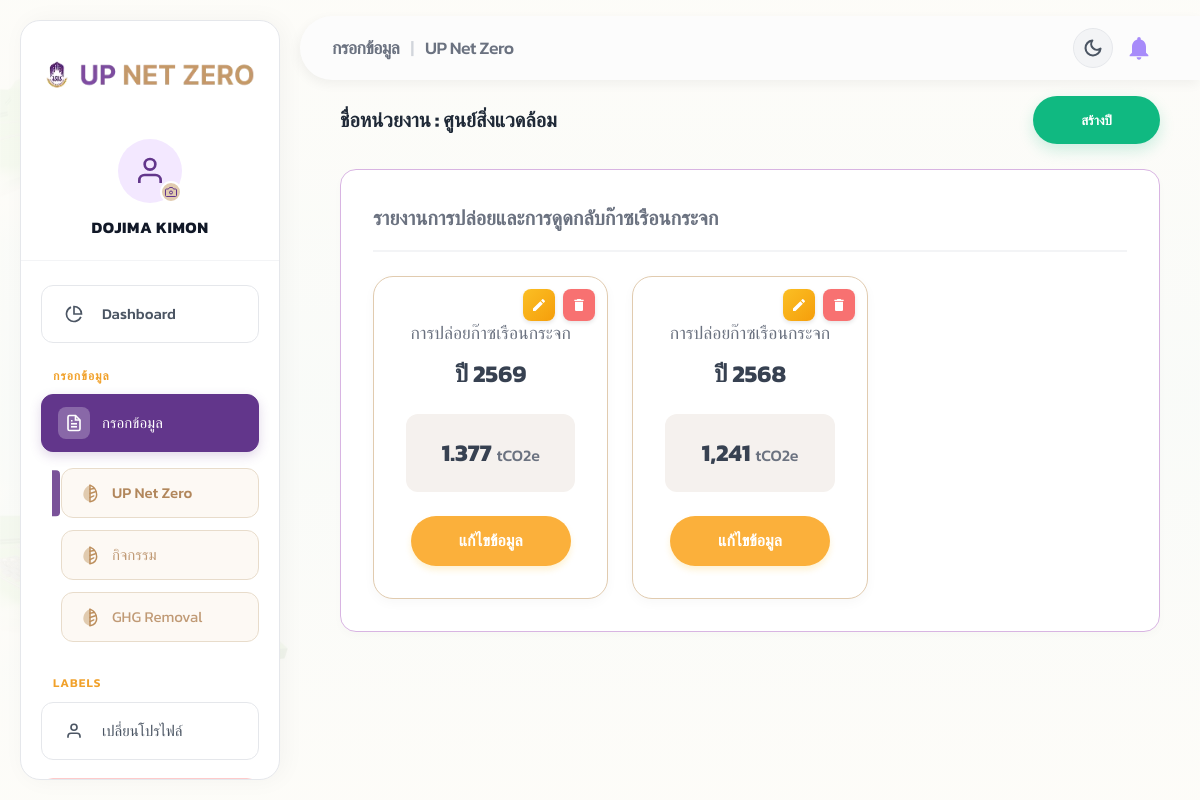
Screenshot of /officer/items.php (signed in) with the database file from the repository.
### tables this page shows
CREATE TABLE `admin_year` (
  `id` int(11) NOT NULL AUTO_INCREMENT,
  `year` int(11) NOT NULL,
  `created_at` timestamp NULL DEFAULT current_timestamp(),
  PRIMARY KEY (`id`),
  UNIQUE KEY `uniq_year` (`year`)
);

### config/db.php (called while the page is built, shortened)
<?php
if (!function_exists('asset_v')) {
    function asset_v(string $rel): string
    {
        static $cache = [];
        if (!array_key_exists($rel, $cache)) {
            $abs = dirname(__DIR__) . '/' . ltrim($rel, '/');
            $m = @filemtime($abs);
            $cache[$rel] = $m ? ('?v=' . $m) : '';
        }
        return $cache[$rel];
    }
}

### officer/items.php (the view, shortened to what this page needs)
<?php
require_once __DIR__ . '/../config/db.php';
$pdo = getDB();
$root = '../';
$affil_id = (int) ($_SESSION['affiliation_id'] ?? 0);
$fetch_years_sql = "
    SELECT y.id, y.year,
           (SELECT COALESCE(SUM(ui.Vol * ai.AD)/1000, 0)
            FROM user_item ui
            JOIN admin_item ai ON ai.id = ui.admin_item_id
            WHERE ui.year_id = y.id AND ui.affiliation_id = :affil1) AS total_emission
    FROM admin_year y
    WHERE EXISTS (SELECT 1 FROM user_item WHERE year_id = y.id AND affiliation_id = :affil2)
    ORDER BY y.year DESC
";
$stmt_years = $pdo->prepare($fetch_years_sql);
$stmt_years->execute([':affil1' => $affil_id, ':affil2' => $affil_id]);
$years = $stmt_years->fetchAll();
?>
<!DOCTYPE html>
<html lang="th">
<head>
    <link rel="stylesheet" href="<?= $root ?>assets/css/admin.css<?= asset_v('assets/css/admin.css') ?>">
    <link rel="stylesheet" href="<?= $root ?>assets/css/sidebar.css<?= asset_v('assets/css/sidebar.css') ?>">
</head>
<body>
    <?php include_once __DIR__ . '/includes/sidebar.php'; ?>
    <main class="main-content" style="background-color: transparent;">
        <?php include_once __DIR__ . '/includes/header.php'; ?>
        <div class="page-content" style="padding-top: 1rem;">
            <div style="display: flex; justify-content: space-between; align-items: center; margin-bottom: 25px;">
                <div style="color: var(--text-primary); font-weight: 800; font-size: 1.25rem;">
                    ชื่อหน่วยงาน : <?= htmlspecialchars($affiliation_name ?? 'ADMIN(คณะ)') ?>
                </div>
                <button onclick="openModal('modal-create-year')" class="btn-primary"
                    style="background: var(--clr-success); box-shadow: 0 6px 15px rgba(16,185,129,0.2);">
                    สร้างปี
                </button>
            </div>
            <div
                style="background: #FFFFFF; border: 1px solid #D8B4E2; border-radius: 16px; padding: 32px; box-shadow: 0 4px 10px rgba(0,0,0,0.02);">
                <h3
                    style="color: #6B7280; font-size: 1.25rem; font-weight: 600; margin-bottom: 24px; border-bottom: 2px solid #F3F4F6; padding-bottom: 16px;">
                    รายงานการปล่อยและการดูดกลับก๊าซเรือนกระจก
                </h3>
                <div style="display: grid; grid-template-columns: repeat(3, 1fr); gap: 24px;">
                    <?php foreach ($years as $y): ?>
                        <div
                            style="border: 1px solid #E1CBAF; border-radius: 20px; padding: 32px; text-align: center; background: #FFFFFF; box-shadow: 0 4px 12px rgba(0,0,0,0.03); position: relative;">
                            <div style="position: absolute; top: 12px; right: 12px; display: flex; gap: 8px;">
                                <button onclick="openEditYearModal(<?= $y['id'] ?>, '<?= $y['year'] ?>')"
                                    style="background: linear-gradient(135deg, #FBBF24 0%, #F59E0B 100%); color: white; border: none; width: 32px; height: 32px; border-radius: 8px; cursor: pointer; display: flex; align-items: center; justify-content: center; box-shadow: 0 2px 4px rgba(0,0,0,0.1); transition: all 0.2s;"
                                    title="เปลี่ยนปีงบประมาณของข้อมูล"
                                    onmouseover="this.style.transform='translateY(-2px)'; this.style.boxShadow='0 6px 14px rgba(245,158,11,0.4)'"
                                    onmouseout="this.style.transform='none'; this.style.boxShadow='0 2px 4px rgba(0,0,0,0.1)'">
                                    <svg viewBox="0 0 24 24" width="16" height="16" fill="currentColor">
                                        <path
                                            d="M3 17.25V21h3.75L17.81 9.94l-3.75-3.75L3 17.25zM20.71 7.04c.39-.39.39-1.02 0-1.41l-2.34-2.34c-.39-.39-1.02-.39-1.41 0l-1.83 1.83 3.75 3.75 1.83-1.83z" />
                                    </svg>
                                </button>
                                <form method="POST" style="margin:0;" id="deleteYearForm_<?= $y['id'] ?>"
                                    action="items.php">
                                    <button type="button"
                                        onclick="openConfirmDeleteByYear(<?= $y['id'] ?>, '<?= $y['year'] ?>')"
                                        style="background: #F87171; color: white; border: none; width: 32px; height: 32px; border-radius: 8px; cursor: pointer; display: flex; align-items: center; justify-content: center; box-shadow: 0 2px 4px rgba(0,0,0,0.1); transition: all 0.2s;"
                                        title="ลบข้อมูลปีนี้"
                                        onmouseover="this.style.transform='translateY(-2px)'; this.style.boxShadow='0 6px 14px rgba(248,113,113,0.45)'"
                                        onmouseout="this.style.transform='none'; this.style.boxShadow='0 2px 4px rgba(0,0,0,0.1)'">
                                        <svg viewBox="0 0 24 24" width="16" height="16" fill="currentColor">
                                            <path
                                                d="M6 19c0 1.1.9 2 2 2h8c1.1 0 2-.9 2-2V7H6v12zM19 4h-3.5l-1-1h-5l-1 1H5v2h14V4z" />
                                        </svg>
                                    </button>
                                </form>
                            </div>
                            <div
                                style="color: #6B7280; font-size: 1.1rem; font-weight: 500; margin-bottom: 8px; margin-top: 10px;">
                                การปล่อยก๊าซเรือนกระจก</div>
                            <div style="color: #374151; font-size: 1.5rem; font-weight: 700; margin-bottom: 20px;">
                                ปี <?= htmlspecialchars($y['year']) ?>
                            </div>
                            <div
                                style="background: #F5F1EE; border-radius: 12px; padding: 20px; color: #374151; font-weight: 700; font-size: 1.5rem; margin-bottom: 24px;">
                                <?= rtrim(rtrim(number_format($y['total_emission'] ?? 0, 4, '.', ','), '0'), '.') ?>
                                <span style="font-size: 1rem; font-weight: 500; color: #6B7280;">tCO2e</span>
                            </div>
                            <a href="data_entry.php?year=<?= $y['id'] ?>"
                                style="display: inline-block; background: #FBB03B; color: #FFFFFF; text-decoration: none; font-weight: 700; padding: 12px 48px; border-radius: 9999px; font-size: 1rem; box-shadow: 0 4px 6px rgba(251, 191, 36, 0.2); transition: all 0.2s;"
                                onmouseover="this.style.background='#F59E0B'; this.style.transform='translateY(-2px)'"
                                onmouseout="this.style.background='#FBB03B'; this.style.transform='none'">
                                แก้ไขข้อมูล
                            </a>
                        </div>
                    <?php endforeach; ?>
                </div>
            </div>
        </div>
    </main>
</body>
</html>

### assets/css/admin.css (style rules this page uses)
:root { --clr-primary: #62368B; --clr-secondary: #502A75; --clr-accent: #FBB03B; --clr-success: #10B981; --clr-danger: #EF4444; --clr-warning: #F59E0B; --scope1: #F97316; --scope2: #EAB308; --scope3: #3B82F6; --sidebar-w: 260px; --header-h: 64px; --bg-base: #FDFCF8; --bg-surface: #FFFFFF; --bg-card: #FFFFFF; --bg-hover: #F9FAFB; --border: #E8DDCE; --text-primary: #1F2937; --text-secondary: #4B5563; --text-muted: #9CA3AF; --glass-bg: rgba(255, 255, 255, 0.82); --glass-blur: 16px; --transition: 0.3s cubic-bezier(0.4, 0, 0.2, 1); --radius-card: 24px; --radius-btn: 12px; }
*, *::before, *::after { box-sizing: border-box; margin: 0; padding: 0; }
body, input, button, select, textarea { font-family: 'Kanit', sans-serif; }
body { background: linear-gradient(rgba(253, 252, 248, 0.95), rgba(253, 252, 248, 0.95)), url('../images/island_bg_opt.webp') no-repeat center center fixed; background-size: cover; color: var(--text-primary); min-height: 100vh; display: flex; line-height: 1.6; -webkit-font-smoothing: antialiased; }
.main-content { flex: 1; margin-left: 0; min-width: 0; display: flex; flex-direction: column; }
.page-content { padding: 3rem 2.5rem; max-width: 1440px; width: 100%; margin: 0 auto; }
.btn-primary { background: var(--clr-primary); color: white; padding: 14px 48px; border-radius: 999px; font-weight: 700; border: none; cursor: pointer; transition: all 0.3s; box-shadow: 0 8px 20px rgba(98, 54, 139, 0.25); }

### assets/css/sidebar.css (style rules this page uses)
.main-content { margin-left: 390px !important; width: calc(100% - 390px) !important; transition: none !important; }
@media (min-width: 993px) and (max-width: 1200px) { .main-content { margin-left: 300px !important; width: calc(100% - 300px) !important; } }

### rows the page displays
admin_year: year "2569", total_emission "1.377"
admin_year: year "2568", total_emission "1,241"

### other values shown
$admin_name "DOJIMA KIMON"
$page_title "กรอกข้อมูล"
$page_title2 "UP Net Zero"
$affiliation_name "ศูนย์สิ่งแวดล้อม"
